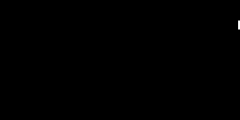
Frame 1 (no input)
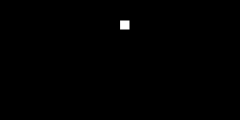
Frame 60 (no input)
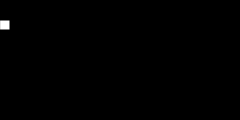
Frame 120 (the mouse pressed at the canvas centre since frame 60)

The p5.js sketch that drew these frames (run headless with seeded random() and noise() and a simulated clock; from frame 60 on, the mouse is pressed at the canvas centre):

// p5.js sketch
// ── sketch.js
/*
Taller audiovisual y multimedia II
Jose Santorcuato
*/
var x = 240;
var speed = 2;

function setup() {
  createCanvas(240,120);
  ellipseMode(RADIUS);

  // Create an Audio input


}

function draw() {
  background(0);
  x -= speed;
rect(x,20,10,10);

if(x < 0){

x = 240
}
}
